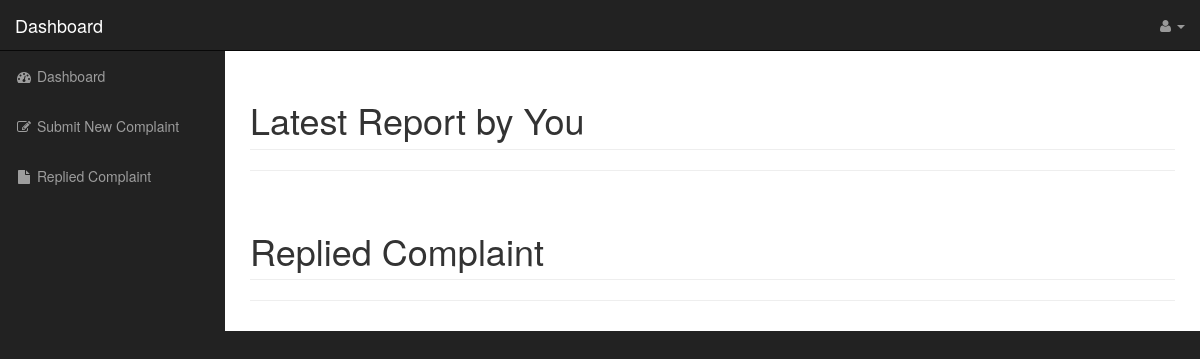
Before: /mahasiswa/dashboard.php (signed in) with the older database file.
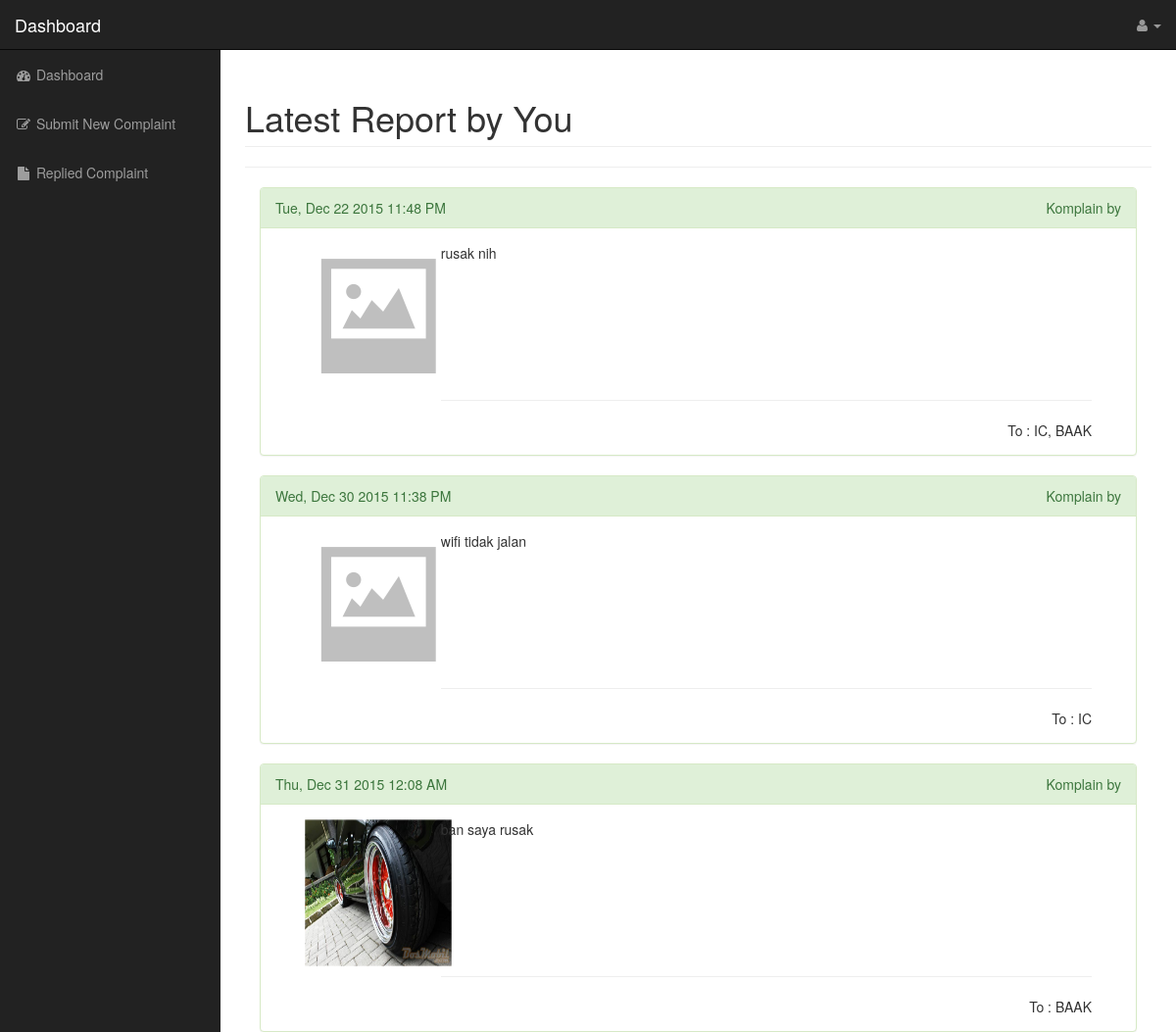
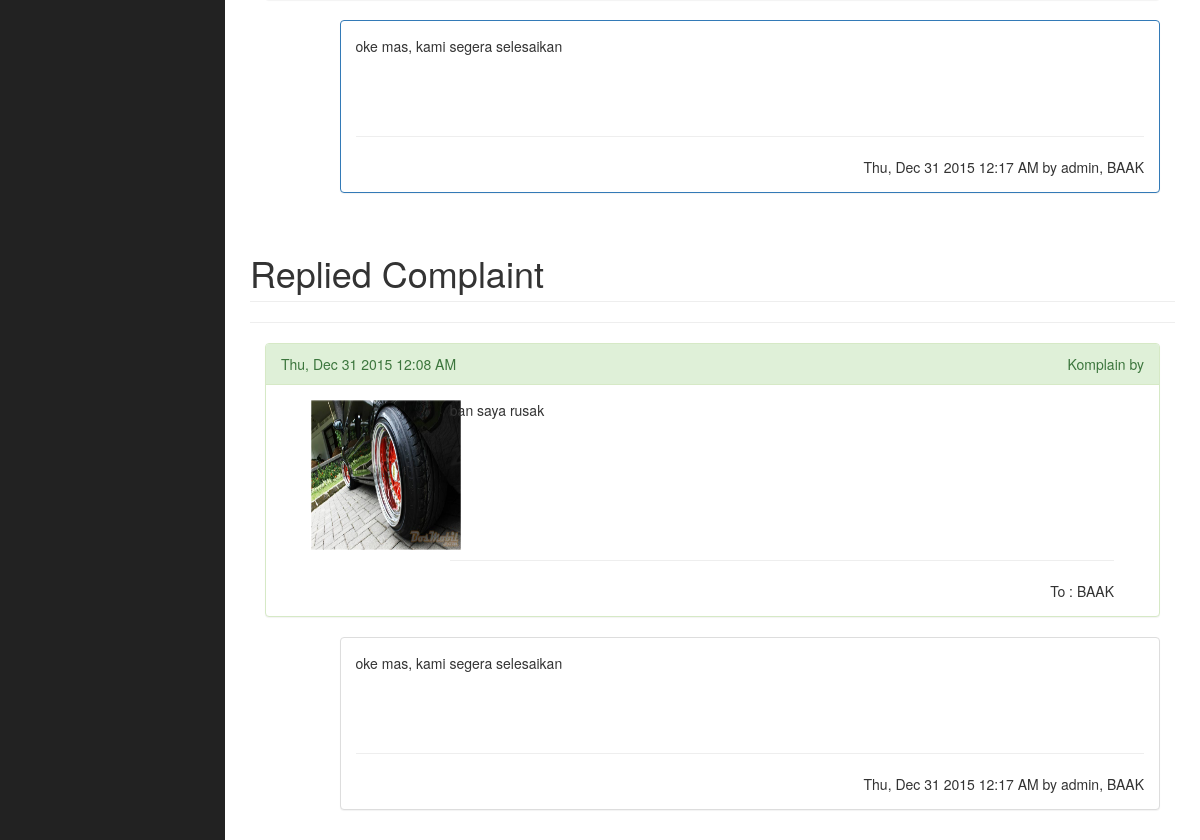
After: the same page with the newer database file (2 pictures, top to bottom).
### tables this page shows
CREATE TABLE `pelaporan` (
  `id_Pelaporan` int(11) NOT NULL,
  `isi_Pelaporan` text NOT NULL,
  `tgl_Pelaporan` datetime NOT NULL DEFAULT CURRENT_TIMESTAMP,
  `ImagePath` varchar(100) DEFAULT NULL,
  `Mahasiswa_NIM` int(11) NOT NULL,
  `KategoriLapor_id_KategoriLapor` int(11) NOT NULL
);

CREATE TABLE `kategorilapor` (
  `id_KategoriLapor` int(11) NOT NULL,
  `nama_KategoriLapor` varchar(45) NOT NULL
);

CREATE TABLE `departemen` (
  `id_Departemen` int(11) NOT NULL,
  `nama_Departemen` varchar(45) NOT NULL
);

CREATE TABLE `tanggapan` (
  `id_Tanggapan` int(11) NOT NULL,
  `isi_Tanggapan` text NOT NULL,
  `tgl_Tanggapan` datetime NOT NULL DEFAULT CURRENT_TIMESTAMP,
  `Administrator_user_Admin` varchar(25) NOT NULL,
  `Pelaporan_id_Pelaporan` int(11) NOT NULL
);

### models/pelaporan.php (called while the page is built, shortened)
<?php
	require_once '../lib/DBClass.php';
	class Pelaporan extends DBClass
	{
		public function getReportbyID($id)
		{
			$str = "SELECT p.*,DATE_FORMAT(tgl_Pelaporan,'%a, %b %d %Y %h:%i %p') as 'tanggal', k.nama_KategoriLapor as 'kategori' FROM `pelaporan` p JOIN kategorilapor k on p.KategoriLapor_id_KategoriLapor=k.id_KategoriLapor where mahasiswa_nim=$id";
			$r = $this->getRows($str);
			return $r;
		}
		public function getTujuan($id)
		{
			$str = "select nama_departemen as'dep' from pelaporan p JOIN departemen_has_pelaporan dp on p.id_Pelaporan=dp.Pelaporan_id_Pelaporan join departemen d on d.id_Departemen=dp.Departemen_id_Departemen where p.id_Pelaporan=$id";
			$r = $this->getRows($str);
			return $r;
		}
		public function getTanggapanbyid($id)
		{
			$str = "SELECT `isi_Tanggapan` as isi, DATE_FORMAT(`tgl_Tanggapan`,'%a, %b %d %Y %h:%i %p') as tanggal, `Administrator_user_Admin` as oleh, `Pelaporan_id_Pelaporan` as idlapor,departemen.nama_Departemen as dep,id_Tanggapan as idtanggap FROM `tanggapan` JOIN administrator on tanggapan.Administrator_user_Admin=administrator.user_Admin JOIN departemen on administrator.Departemen_id_Departemen=departemen.id_Departemen WHERE Pelaporan_id_Pelaporan=$id";
			$r = $this->getRows($str);
			return $r;
		}
		public function getRepliedbyID($id)
		{
			$str = "select p.*,DATE_FORMAT(tgl_Pelaporan,'%a, %b %d %Y %h:%i %p') as 'tanggal', k.nama_KategoriLapor as 'kategori' from pelaporan p JOIN kategorilapor k on p.KategoriLapor_id_KategoriLapor=k.id_KategoriLapor LEFT join tanggapan on p.id_Pelaporan=tanggapan.Pelaporan_id_Pelaporan
where tanggapan.Pelaporan_id_Pelaporan is not null and Mahasiswa_NIM=$id";
			$r = $this->getRows($str);
			return $r;
		}
	}
?>

### lib/DBClass.php (called while the page is built, shortened)
<?php
	class DBClass
	{
		public $host, $user, $password;
		function __construct()
		{
			$this->db = false;
			$this->dbname = 'mydb';
			$this->host   = 'localhost';
			$this->user   = 'root';
			$this->password = '';
		}
		function connect()
		{
			$this->db = mysql_connect(
				$this->host,
				$this->user,
				$this->password)
			or die("Database Connection Access Error..".mysql_error());
		}
		function close()
		{
			$this->db = false;
		}
		function getRows($sql)
		{
			$this->rowColl = mysql_query($sql) or die("Error : ".mysql_error());
			$rows  = array();
			while ($row = mysql_fetch_array($this->rowColl, MYSQL_ASSOC))
				$rows[] = $row;
			return $rows;
		}
	}
?>

### mahasiswa/dashboard.php (the view, shortened to what this page needs)
<?php
    require_once '../models/pelaporan.php';
    $pelaporan=new Pelaporan();
    $reports=$pelaporan->getReportbyID($_COOKIE['id']);
    $replieds=$pelaporan->getRepliedbyID($_COOKIE['id']);
    require_once 'header.php';require_once 'sidebar.php';
?>
        <div id="page-wrapper">
            <div class="container-fluid">
                <div class="row">
                    <div class="col-sm-12">
                        <h1 class="page-header">
                            Latest Report by You
                        </h1>
                        <hr/>
                        <?php
                    foreach ($reports as $report) {
                        ?>
                        <div class="col-sm-12">
                            <div class="panel panel-success">
                                <div class="panel-heading">
                                    <?php echo $report['tanggal'];?>
                                    <div class="pull-right"><?php echo $report['kategori']." by ". $_COOKIE['name'] ?></div>
                                </div>
                                <div class="panel-body">
                                <div class="col-sm-12">
                                    <div class="col-sm-2">
                                    <img class="crops" src="<?php echo "../".$report['ImagePath'];  ?>">
                                    </div>
                                    <div class="col-sm-10">
                                    <p class="desk"><?php echo $report['isi_Pelaporan'];?></p>
                                    <hr/>
                                    <div class="pull-right">
                                    <?php
                                    $tujuan=$pelaporan->getTujuan($report['id_Pelaporan']);
                                    $i=0;
                                    echo "To : ";
                                    foreach ($tujuan as $key ) {
                                        echo ($i>0) ?  ", " : "" ;
                                        echo "$key[dep]";
                                        $i++;
                                    }
                                     ?></div>
                                    </div>
                                </div>
                                </div>
                            </div>
                            <?php
                            $tanggapan=$pelaporan->getTanggapanbyid($report['id_Pelaporan']);
                                    foreach ($tanggapan as $key ) {?>
                                    <div class="col-sm-offset-1 ">
                                        <div class="panel panel-primary">
                                <div class="panel-body">
                                <p class="tang"><?php echo "$key[isi]"; ?></p>
                                <hr/>
                                <div class="pull-right"><?php echo "$key[tanggal] by $key[oleh], $key[dep]"; ?></div>
                                </div>
                            </div></div>
                                   <?php }
                                     ?>
                        </div>
                        <?php   }
                 ?>
                    </div>
                </div>
                <div class="row">
                    <div class="col-lg-12">
                        <h1 class="page-header">
                            Replied Complaint
                        </h1>
                        <hr/>
                        <?php
                    foreach ($replieds as $replied) {
                        ?>
                        <div class="col-sm-12">
                            <div class="panel panel-success">
                                <div class="panel-heading">
                                    <?php echo $replied['tanggal'];?>
                                    <div class="pull-right"><?php echo $replied['kategori']." by ". $_COOKIE['name'] ?></div>
                                </div>
                                <div class="panel-body">
                                <div class="col-sm-12">
                                    <div class="col-sm-2">
                                    <img class="crops" src="<?php echo "../".$replied['ImagePath'];  ?>">
                                    </div>
                                    <div class="col-sm-10">
                                    <p class="desk"><?php echo $replied['isi_Pelaporan'];?></p>
                                    <hr/>
                                    <div class="pull-right">
                                    <?php
                                    $tujuan=$pelaporan->getTujuan($replied['id_Pelaporan']);
                                    echo "To : ";
                                    foreach ($tujuan as $key ) {
                                        echo "$key[dep]";
                                    }
                                     ?></div>
                                    </div>
                                </div>
                                </div>
                            </div>
                            <?php
                            $tanggapan=$pelaporan->getTanggapanbyid($replied['id_Pelaporan']);
                                    foreach ($tanggapan as $key ) {?>
                                    <div class="col-sm-offset-1 ">
                                        <div class="panel panel-default">
                                <div class="panel-body">
                                <p class="tang"><?php echo "$key[isi]"; ?></p>
                                <hr/>
                                <div class="pull-right"><?php echo "$key[tanggal] by $key[oleh], $key[dep]"; ?></div>
                                </div>
                            </div></div>
                                   <?php }
                                     ?>
                        </div>
                        <?php   }
                 ?>
                    </div>
                </div>
            </div>
        </div>
    </div>
</body>
</html>

### mahasiswa/header.php (shortened to what this page needs)
<!DOCTYPE html>
<html lang="en">
<head>
    <link href="../assets/css/bootstrap.min.css" rel="stylesheet">
    <link href="../assets/css/sb-admin.css" rel="stylesheet">
    <link href="../assets/css/plugins/morris.css" rel="stylesheet">
    <link href="../assets/font-awesome/css/font-awesome.min.css" rel="stylesheet" type="text/css">
</head>
<body>
    <div id="wrapper">
        <nav class="navbar navbar-inverse navbar-fixed-top" role="navigation">
            <div class="navbar-header">
                <a class="navbar-brand" href="dashboard.php">Dashboard</a>
            </div>
            <ul class="nav navbar-right top-nav">
                <li class="dropdown">
                    <a href="#" class="dropdown-toggle" data-toggle="dropdown"><i class="fa fa-user"></i> <?php echo "$_COOKIE[name]"; ?> <b class="caret"></b></a>
                </li>
            </ul>

### mahasiswa/sidebar.php
<div class="collapse navbar-collapse navbar-ex1-collapse">
    <ul class="nav navbar-nav side-nav">
        <li>
            <a href="dashboard.php"><i class="fa fa-fw fa-dashboard"></i> Dashboard</a>
        </li>
        <li>
            <a href="forms.php"><i class="fa fa-fw fa-edit"></i> Submit New Complaint</a>
        </li>
        <li>
            <a href="replied.php"><i class="fa fa-fw fa-file"></i> Replied Complaint</a>
        </li>
    </ul>
</div>
</nav>

### assets/css/sb-admin.css (style rules this page uses)
.crops { height: 150px; width: 150px; overflow: hidden; }
.desk { height: 140px; overflow: hidden; }
.tang { height: 80px; overflow: hidden; }
body { margin-top: 100px; background-color: #222; }
@media (min-width:768px) { body { margin-top: 50px; } }
#wrapper { padding-left: 0; }
#page-wrapper { width: 100%; padding: 0; background-color: #fff; }
@media (min-width:768px) { #wrapper { padding-left: 225px; } }
@media (min-width:768px) { #page-wrapper { padding: 10px; } }
.top-nav { padding: 0 15px; }
.top-nav>li { display: inline-block; float: left; }
.top-nav>li>a { padding-top: 15px; padding-bottom: 15px; line-height: 20px; color: #999; }
@media (min-width:768px) { .side-nav { position: fixed; top: 51px; left: 225px; width: 225px; margin-left: -225px; border: none; border-radius: 0; overflow-y: auto; background-color: #222; bottom: 0; overflow-x: hidden; padding-bottom: 40px; } }
@media (min-width:768px) { .side-nav>li>a { width: 225px; } }

Changed rows visible on the page:
added pelaporan: tanggal "Tue, Dec 22 2015 11:48 PM", KategoriLapor_id_KategoriLapor.nama_KategoriLapor "Komplain", ImagePath (placeholder picture), isi_Pelaporan "rusak nih", shown under "Latest Report by You"
now on this page (row edited): departemen: nama_Departemen "IC"
now on this page (row edited): departemen: nama_Departemen "BAAK"
added pelaporan: tanggal "Wed, Dec 30 2015 11:38 PM", KategoriLapor_id_KategoriLapor.nama_KategoriLapor "Komplain", ImagePath (placeholder picture), isi_Pelaporan "wifi tidak jalan", shown under "Latest Report by You"
added pelaporan: tanggal "Thu, Dec 31 2015 12:08 AM", KategoriLapor_id_KategoriLapor.nama_KategoriLapor "Komplain", ImagePath (picture), isi_Pelaporan "ban saya rusak"
added tanggapan: isi_Tanggapan "oke mas, kami segera selesaikan", key "Thu, Dec 31 2015 12:17 AM", Administrator_user_Admin "admin", departemen.nama_Departemen "BAAK"
